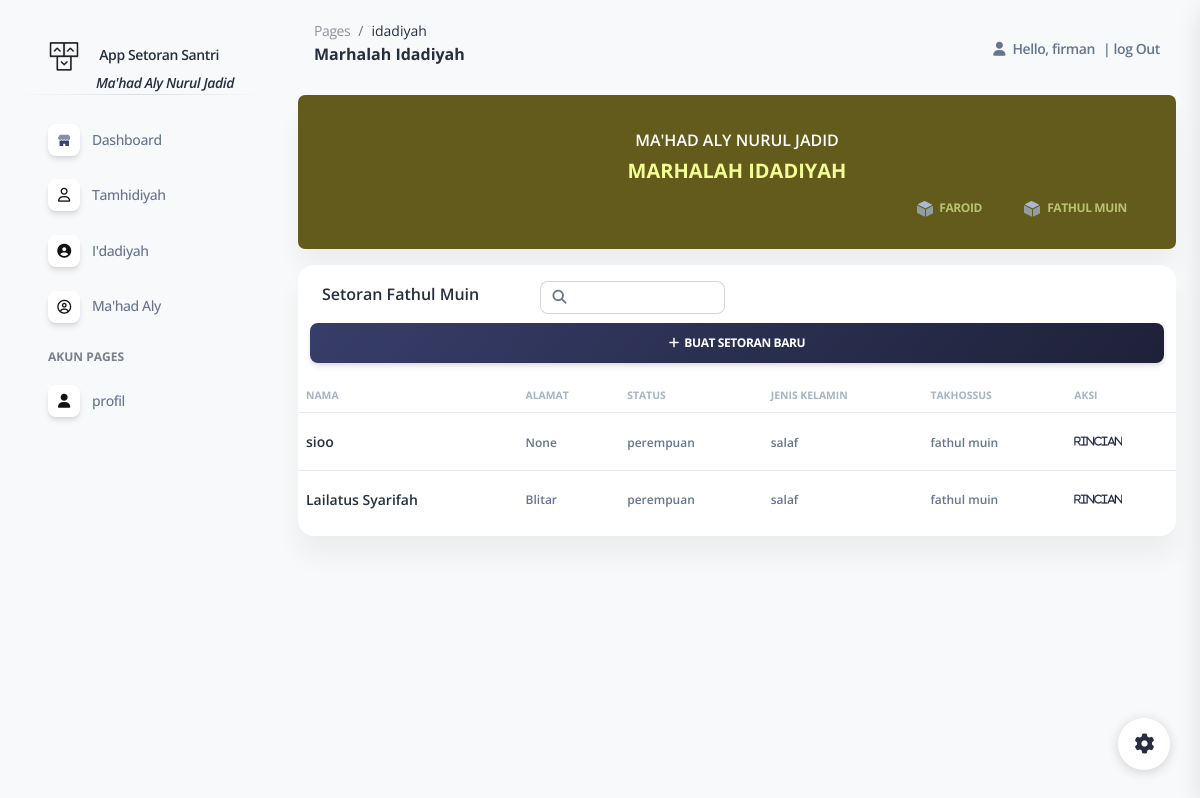
/muin (signed in), run on the app's committed database.
### appstor/models.py (models this page shows, shortened)
class Santri(models.Model):
    jenis={
        ('laki-laki','laki-laki'),
        ('perempuan','perempuan')
     }
    statusp={
        ('siswa','siswa'),
        ('mahasiswa','mahasiswa'),
        ('salaf','salaf')
     }
    marhalah={
        ('Tamhidiyah','Tamhidiyah'),
        ('Idadiyah','Idadiyah'),
        ('Mahad Aly','Mahad Aly'),
     }
    jns={
        ('nubzah','nubzah'),
        ('fathul qorib','fathul qorib'),
        ('fathul muin','fathul muin'),
        ('faroid','faroid'),
        ('arudl','arudl'),
        ('mantiq','mantiq'),
        ('balaghoh','balaghoh'),
        ('qowaid fiqh','qowaid fiqh'),
        ('usul fiqh','usul fiqh'),
     }
    nama = models.CharField(max_length=200, blank=False, null=True)
    alamat = models.CharField( max_length=200, blank=True, null=True)
    status = models.CharField(choices=statusp, max_length=200, blank=True, null=True)
    jk = models.CharField(choices=jenis, max_length=20, blank=True, null=True)
    marhalah= models.CharField(choices=marhalah, max_length=30, blank=True, null=True)
    takhossus = models.CharField(choices=jns, max_length=30, blank=True, null=True)

### appstor/views.py (the view)
@login_required(login_url='login')
def muin(request):
    list_muin = Santri.objects.all()
    filterminm = list_muin.filter(takhossus ='fathul muin')
    filter_santrim = SantriFilter(request.GET, queryset=filterminm)
    filterminm =filter_santrim.qs
    context = {
        'judul' : 'Marhalah Idadiyah',
        'menu': 'muin',
        'page': 'idadiyah',
        'muin': filterminm,
        'filter_data_santri': filter_santrim,
     }
    return render(request, 'data/Fmuin.html', context)

### appstor/templates/data/Fmuin.html (shortened to what this page needs)
{% extends "data/main.html" %}
{% block content %}
{% load static %}
{% load widget_tweaks %}
<div class="container-fluid">
    <div class="col-lg-0 mb-lg-0 mb-2">
        <div class="card">
                <div  style="background-color:rgba(99, 91, 28, 0.996); "  class="card-body p-20 badge  mt-0 w-100 me-4">
                <div class="row">
                    <div class="col-lg-0">
                        <div class="d-flex flex-column h-50">
                            <p class="mb-1 pt-2 text-bold">Ma'had ALy Nurul Jadid</p>
                            <h5 class="font-weight-bolder " style="color:rgb(244, 252, 150);">{{ judul}}</h5>
                            <div class="row gx-4">
                                <div
                                    class="col-lg-4 col-md-6 my-sm-auto ms-sm-auto me-sm-0 mx-auto mt-3 bg-transparent">
                                    <ul class="nav nav-pills nav-fill p-1 bg-transparent" role="tablist">
                                        <li class="nav-item">
                                            <a data-bs-toggle="tab"
                                             role="tab" aria-controls="overview"
                                                aria-selected="true" >
                                                <a  class="nav-link mb-0 px-0 py-1" href="{% url 'faroid' %}">
                                                <span class="ms-1" style="color:#b9c370;" >Faroid</span>
                                            </a>
                                        </a>
                                        </li>
                                        <li class="nav-item">
                                            <a data-bs-toggle="tab"
                                             role="tab" aria-controls="overview"
                                                aria-selected="true" >
                                                <a  class="nav-link mb-0 px-0 py-1 "  href="{% url 'muin' %}">
                                              <span class="ms-1" style="color:#b9c370;">Fathul Muin</span>
                                            </a>
                                        </li>
                                    </ul>
                                </div>
                            </div>
                        </div>
                    </div>
                </div>
            </div>
        </div>
    </div>
    <div class="row mt-3">
        <div class="col-12">
            <div class="card mb-4">
                <div class="ms-4 mt-3  pe-md-3 d-flex align-items-center">
                    <div class="me-md-2 w-25">
                        <h6 style="border:brown;">Setoran Fathul Muin </h6>
                    </div>
                    <form method="get">
                        <div class="row  text-sm  w-600 ">
                            <div class="col input-group " style="width: 100;" aria-placeholder="cari nama">
                                <span class="input-group-text text-body"><i class="fas fa-search" aria-hidden="true"
                                        aria-placeholder="nama"></i></span>
                                {{ filter_data_santri.form.nama | add_class:"form-control form-control-sm"}}
                            </div>
                        </div>
                    </form>
                </div>
                <div class="position-relative width-20px bg-cover top-0 width-20 ms-4 mb-3 mt-2 me-4 mx-0 ">
                    <div class="row">
                        <a class="btn bg-gradient-dark mb-0" href="{% url 'setorbaru' %}"><i
                                class="fas fa-plus"></i>&nbsp;&nbsp;buat setoran baru</a>
                    </div>
                </div>
                <div class="card-body px-0 pt-0 pb-2">
                    <div class="table-responsive p-0">
                        <table class="table align-items-center justify-content-center mb-0">
                            <thead>
                                <tr>
                                    <td
                                        class="text-uppercase text-secondary text-xxs font-weight-bolder opacity-7 ps-2">
                                        Nama</td>
                                    <td
                                        class="text-uppercase text-secondary text-xxs font-weight-bolder opacity-7 ps-2">
                                        alamat</td>
                                    <td
                                        class="text-uppercase text-secondary text-xxs font-weight-bolder  opacity-7 me-sm-1 ps-2">
                                        status</td>
                                    <td
                                        class="text-uppercase text-secondary text-xxs font-weight-bolder  opacity-7 me-sm-1 ps-2">
                                        Jenis kelamin</td>
                                    <td
                                        class="text-uppercase text-secondary text-xxs font-weight-bolder  opacity-7 me-sm-1 ps-2">
                                        takhossus</td>
                                    <td
                                        class="text-uppercase text-secondary text-xxs font-weight-bolder  opacity-7 ps-2">
                                        aksi</td>
                                </tr>
                            </thead>
                            <tbody>
                                {% for datanubzah in muin %}
                                <tr>
                                    <td>
                                        <div class="d-flex px-0">
                                            <div class="my-auto">
                                                <h6 class="mb-0 text-sm"> {{ datanubzah.nama }}</h6>
                                            </div>
                                        </div>
                                    </td>
                                    <td>
                                        <span class="text-xs font-weight-bold"> {{ datanubzah.alamat }}</span>
                                    </td>
                                    <td>
                                        <span class="text-xs font-weight-bold"> {{ datanubzah.jk }}</span>
                                    </td>
                                    <td>
                                        <span class="text-xs font-weight-bold"> {{ datanubzah.status }}</span>
                                    </td>
                                    <td> <span class="text-xs font-weight-bold"> {{ datanubzah.takhossus}}</span>
                                    </td>
                                    <td class="align-items-center">
                                        <div class="ms-sm-0">
                                            <a class="btn btn-link text-dark text-gradient px-0 mb-0"
                                                href="{% url 'strmuin' datanubzah.id %}"><i
                                                    class="fa fa-view text-xxs me-0" aria-hidden="true">rincian</i></a>
                                        </div>
                                    </td>
                                </tr>
                                </tr>{% endfor %}
                            </tbody>
                        </table>
                    </div>
                </div>
            </div>
        </div>
    </div>
</div>
{% endblock content %}

### appstor/templates/data/navbar.html (shortened to what this page needs)
{% load static %}
<!DOCTYPE html>
<html lang="en">
    <nav class="navbar navbar-main navbar-expand-lg px-0 mx-4 shadow-none border-radius-xl" id="navbarBlur" navbar-scroll="true">
        <div class="container-fluid py-1 px-3">
          <nav aria-label="breadcrumb">
            <ol class="breadcrumb bg-transparent mb-0 pb-0 pt-1 px-0 me-sm-6 me-5">
              <li class="breadcrumb-item text-sm"><a class="opacity-5 text-dark" href="javascript:;">Pages</a></li>
              <li class="breadcrumb-item text-sm text-dark active" aria-current="page">{{ page}}</li>
            </ol>
            <h6 class="font-weight-bolder mb-lg-3">{{ judul }}</h6>
          </nav>
          <div class="collapse navbar-collapse mt-sm-0 mt-2 me-md-0 me-sm-4" id="navbar">
            <ul class="navbar-nav  justify-content-end">
                <li class="nav-item d-flex align-items-center">
                    <a href="javascript:;" class="nav-link text-body font-weight-bold px-0">
                        <i class="fa fa-user me-sm-1"></i>
                        <span class="me-2 d-sm-inline d-none">Hello, {{ request.user }}</span>
                    </a>
                </li>
                {% if user.is_authenticated %}
                <li class="nav-item  d-flex align-items-center">
                    <a href="{% url 'logout' %}" class="nav-link text-body font-weight-bold px-0">
                    |
                        <span class="d-sm-inline M17 d-none">log Out</span>
                    </a>
                </li>
                {% endif %}
            </ul>
        </div>
    </div>
</nav>
</html>

### data on the page
Santri: nama "sioo", alamat "None", jk "perempuan", status "salaf", takhossus "fathul muin"
Santri: nama "Lailatus Syarifah", alamat "Blitar", jk "perempuan", status "salaf", takhossus "fathul muin"

### other printed values
{{ page }} "idadiyah"
{{ judul }} "Marhalah Idadiyah"
{{ request.user }} "firman"
{{ judul }} "MARHALAH IDADIYAH"
